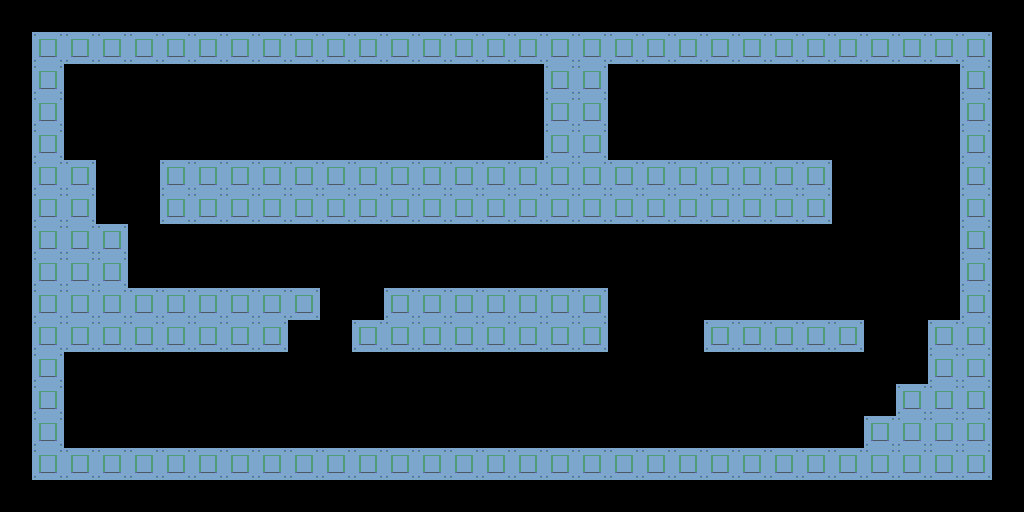

The image is a tile-based game level rendered from a .tmx file. Its description and source (layers, tilesets, objects; grid data summarised) follow:
An orthogonal 32x16 tile map with 32x32 px tiles, 1 tile layer (tile), 2 tilesets and 12 objects.

<map version="1.2" tiledversion="1.3.1" orientation="orthogonal" renderorder="right-down" compressionlevel="0" width="32" height="16" tilewidth="32" tileheight="32" infinite="0" nextlayerid="3" nextobjectid="16">
 <editorsettings>
  <export target="rm_side_lobby.room.gmx" format="gmx" />
 </editorsettings>
 <properties>
  <property name="speed" type="int" value="60" />
 </properties>
 <tileset firstgid="1" source="objects.tsx" />
 <tileset firstgid="7" source="tiles.tsx" />
 <layer id="1" name="tile" width="32" height="16">
  <data>[512 cells, 180 non-empty, 1 distinct tile ids]</data>
 </layer>
 <objectgroup id="2" name="obj">
  <object id="1" template="temp/oKNT.tx" x="0" y="-32" />
  <object id="2" template="temp/oRoom.tx" x="0" y="-96">
   <properties>
    <property name="code">title = "THE JOGGING ROOM";
subtitle = "";</property>
   </properties>
  </object>
  <object id="3" template="temp/oDoor.tx" x="96" y="448">
   <properties>
    <property name="code">dest = rm_hub;
doorID = 84;</property>
   </properties>
  </object>
  <object id="4" template="temp/oDoor.tx" x="480" y="160">
   <properties>
    <property name="code">dest = rm_side_sprint;
doorID = 85;</property>
   </properties>
  </object>
  <object id="6" template="temp/oDoor.tx" x="640" y="160">
   <properties>
    <property name="code">dest = rm_side_sprint;
doorID = 86;</property>
   </properties>
  </object>
  <object id="7" template="temp/oPickupUpgradeInv.tx" x="448" y="448" />
  <object id="8" template="temp/oPickupItemPowercell.tx" x="736" y="160" />
  <object id="9" template="temp/view.tx" x="224" y="224" />
  <object id="12" template="temp/oEnemy.tx" x="320" y="448" />
  <object id="13" template="temp/oEnemy.tx" x="608" y="448" />
  <object id="14" template="temp/oEnemy.tx" x="832" y="448" />
  <object id="15" template="temp/oEnemy.tx" x="480" y="288" />
 </objectgroup>
</map>
